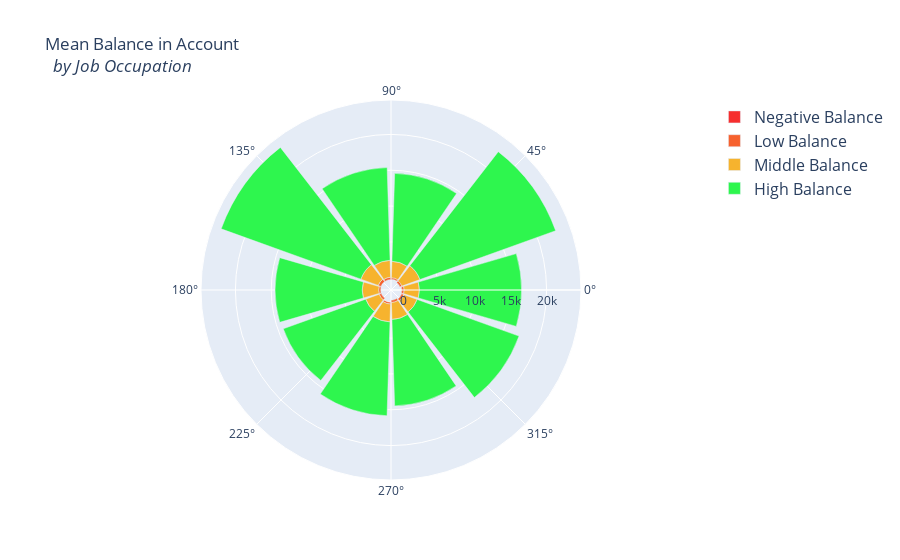

Write notebook code for a chart like this one.
### Code cell
# Balance Distribution

# Create a Balance Category
bank_data["balance_status"] = np.nan
lst = [bank_data]

for col in lst:
    col.loc[col["balance"] < 0, "balance_status"] = "negative"
    col.loc[(col["balance"] >= 0) & (col["balance"] <= 30000), "balance_status"] = "low"
    col.loc[(col["balance"] > 30000) & (col["balance"] <= 40000), "balance_status"] = "middle"
    col.loc[col["balance"] > 40000, "balance_status"] = "high"
    
# balance by balance_status
negative = bank_data["balance"].loc[bank_data["balance_status"] == "negative"].values.tolist()
low = bank_data["balance"].loc[bank_data["balance_status"] == "low"].values.tolist()
middle = bank_data["balance"].loc[bank_data["balance_status"] == "middle"].values.tolist()
high = bank_data["balance"].loc[bank_data["balance_status"] == "high"].values.tolist()


# Get the average by occupation in each balance category
job_balance = bank_data.groupby(['job', 'balance_status'])['balance'].mean()


trace1 = go.Barpolar(
    r=[-199.0, -392.0, -209.0, -247.0, -233.0, -270.0, -271.0, 0, -276.0, -134.5],
    text=["blue-collar", "entrepreneur", "housemaid", "management", "retired", "self-employed",
         "services", "student", "technician", "unemployed"],
    name='Negative Balance',
    marker=dict(
        color='rgb(246, 46, 46)'
    )
)
trace2 = go.Barpolar(
    r=[319.5, 283.0, 212.0, 313.0, 409.0, 274.5, 308.5, 253.0, 316.0, 330.0],
    text=["blue-collar", "entrepreneur", "housemaid", "management", "retired", "self-employed",
         "services", "student", "technician", "unemployed"],
    name='Low Balance',
    marker=dict(
        color='rgb(246, 97, 46)'
    )
)
trace3 = go.Barpolar(
    r=[2128.5, 2686.0, 2290.0, 2366.0, 2579.0, 2293.5, 2005.5, 2488.0, 2362.0, 1976.0],
    text=["blue-collar", "entrepreneur", "housemaid", "management", "retired", "self-employed",
         "services", "student", "technician", "unemployed"],
    name='Middle Balance',
    marker=dict(
        color='rgb(246, 179, 46)'
    )
)
trace4 = go.Barpolar(
    r=[14247.5, 20138.5, 12278.5, 12956.0, 20723.0, 12159.0, 12223.0, 13107.0, 12063.0, 15107.5],
    text=["blue-collar", "entrepreneur", "housemaid", "management", "retired", "self-employed",
         "services", "student", "technician", "unemployed"],
    name='High Balance',
    marker=dict(
        color='rgb(46, 246, 78)'
    )
)
data = [trace1, trace2, trace3, trace4]
layout = go.Layout(
    title='Mean Balance in Account<br> <i> by Job Occupation</i>',
    font=dict(
        size=12
    ),
    legend=dict(
        font=dict(
            size=16
        )
    ),
    radialaxis=dict(
        ticksuffix='%'
    ),
    orientation=270
)
fig = go.Figure(data=data, layout=layout)
iplot(fig, filename='polar-area-chart')

### Figure 1 — Plotly figure (JSON) as saved in the notebook; plotly's stock layout.template omitted (floating-point values rounded to 4 significant figures)
{"data": [{"marker": {"color": "rgb(246, 46, 46)"}, "name": "Negative Balance", "r": [-199, -392, -209, -247, -233, -270, -271, 0, -276, -134.5], "text": ["blue-collar", "entrepreneur", "housemaid", "management", "retired", "self-employed", "services", "student", "technician", "unemployed"], "type": "barpolar"}, {"marker": {"color": "rgb(246, 97, 46)"}, "name": "Low Balance", "r": [319.5, 283, 212, 313, 409, 274.5, 308.5, 253, 316, 330], "text": ["blue-collar", "entrepreneur", "housemaid", "management", "retired", "self-employed", "services", "student", "technician", "unemployed"], "type": "barpolar"}, {"marker": {"color": "rgb(246, 179, 46)"}, "name": "Middle Balance", "r": [2128.0, 2686, 2290, 2366, 2579, 2294.0, 2006.0, 2488, 2362, 1976], "text": ["blue-collar", "entrepreneur", "housemaid", "management", "retired", "self-employed", "services", "student", "technician", "unemployed"], "type": "barpolar"}, {"marker": {"color": "rgb(46, 246, 78)"}, "name": "High Balance", "r": [14250.0, 20140.0, 12280.0, 12956, 20723, 12159, 12223, 13107, 12063, 15110.0], "text": ["blue-collar", "entrepreneur", "housemaid", "management", "retired", "self-employed", "services", "student", "technician", "unemployed"], "type": "barpolar"}], "layout": {"font": {"size": 12}, "legend": {"font": {"size": 16}}, "orientation": -90, "radialaxis": {"ticksuffix": "%"}, "title": {"text": "Mean Balance in Account<br> <i> by Job Occupation</i>"}}}
